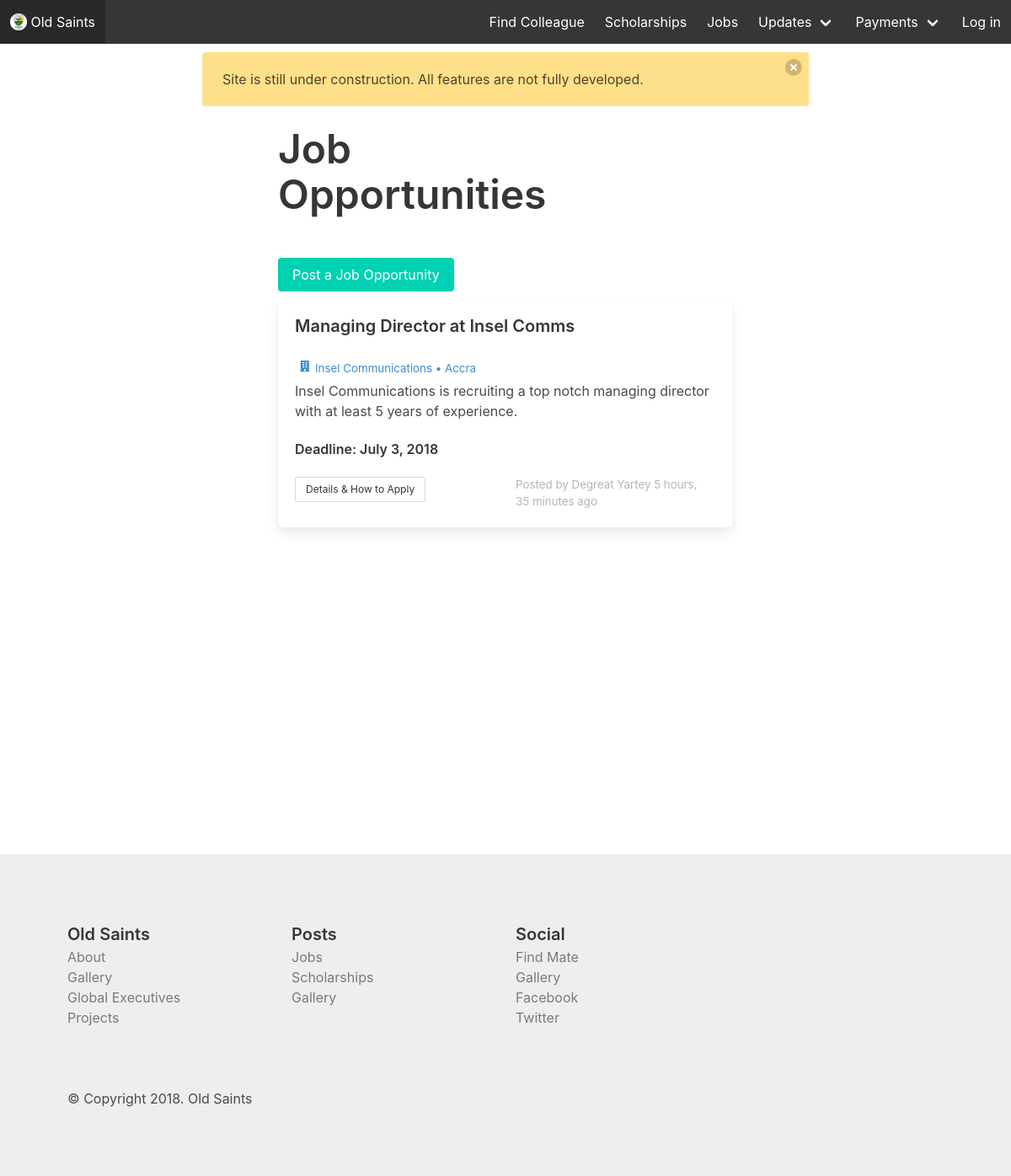
The app's page /jobs/, older data.
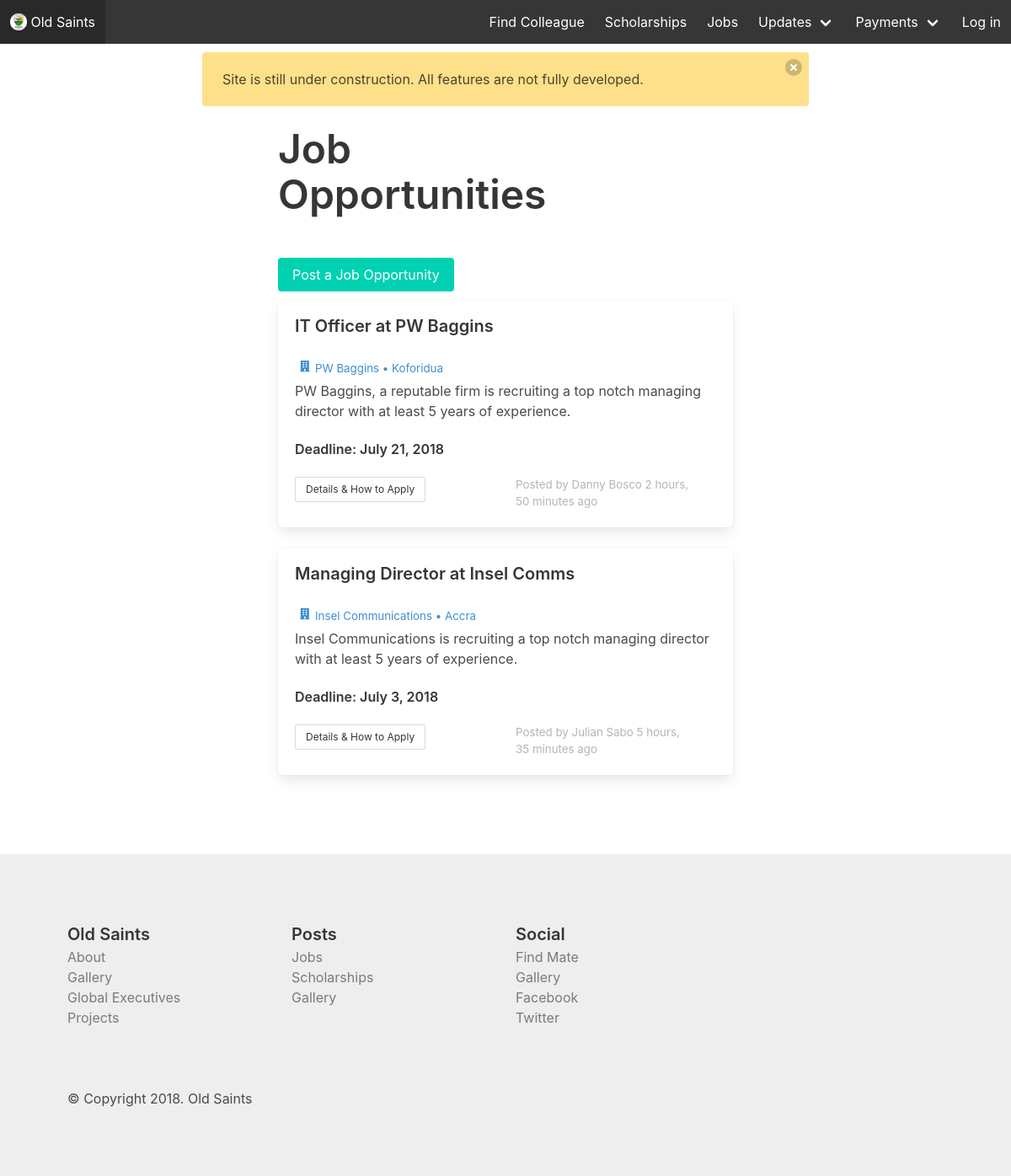
The same page, newer data.
### web/models.py (models this page shows, shortened)
class Job(models.Model):
    post_title = models.CharField(max_length=70)
    position = models.CharField(max_length=70)
    short_description = models.CharField(max_length=250)
    job_description = models.TextField()
    salary_range = models.CharField(max_length=60)
    location = models.CharField(max_length=70)
    company = models.CharField(max_length=70)
    how_to_apply = models.CharField(max_length=70)
    date_added = models.DateTimeField(auto_now_add=True)
    qualifications = models.CharField(max_length=100)
    deadline = models.DateField()
    posted_by = models.ForeignKey(Alumnum, related_name="jobs", on_delete=models.CASCADE)
    class Meta:
        ordering = ('-date_added', )

class Alumnum(models.Model):
    user = models.OneToOneField(User, related_name="alumnum", on_delete=models.CASCADE)
    mobile = models.CharField(max_length=17)
    telephone = models.CharField(max_length=17, blank=True)
    whatsapp = models.CharField(max_length=17, blank=True)
    facebook = models.CharField(max_length=100, blank=True)
    twitter = models.CharField(max_length=100, blank=True)
    instagram = models.CharField(max_length=100, blank=True)
    address_line_1 = models.CharField(max_length=50)
    address_line_2 = models.CharField(max_length=50)
    year_of_completion = models.IntegerField()
    exam_type = models.CharField(max_length=20) # o/a level, sss, wassce
    house = models.ForeignKey(House, related_name="alumni", on_delete=models.CASCADE)
    chapter = models.ForeignKey(Chapter, related_name="alumni", on_delete=models.CASCADE)
    member_id = models.CharField(max_length=20)
    profession = models.CharField(max_length=100)
    nickname = models.CharField(max_length=70, blank=True)
    reference_1 = models.TextField(blank=True)
    reference_2 = models.TextField(blank=True)
    verified = models.BooleanField(default=False)
    class Meta:
        verbose_name_plural = "Alumni"
    def __str__(self):
        return self.user.get_full_name()

### web/views.py (the view)
# urls.py: url(r'^jobs/$', views.jobs, name="jobs"),
def jobs(request):
    context = {
        "jobs": Job.objects.all()
    }
    return render(request, "web/jobs.html", context)

### web/templates/web/jobs.html
{% extends "web/base.html" %} {% block main_title %} Jobs {% endblock main_title %} {% block content %}
<div class="container centered-div">
    <div style="margin-top: 10px;">
        <p class="is-1 title" style="margin-bottom: 1em;">
            Job <br>Opportunities
        </p>
        <a href="{% url 'web:create_job_post' %}" class="button is-primary">Post a Job Opportunity</a>
    </div>
    {% for job in jobs %}
    <div class="box" style="margin-top: 10px;">
        <h5 class="is-5 title">{{ job.post_title }}</h5>
        <p style="font-size: 10pt; margin-bottom: 5px;" class="has-text-info">
            <span class="icon">
                <i class="fas fa-building"></i>
            </span>{{ job.company }} &bull; {{ job.location }}</p>
        <p>{{ job.short_description }}</p>
        <br>
        <p class="is-6 title">Deadline: {{job.deadline}}</p>
        <div class="columns">
            <div class="column">
                <a class="button is-small" href="{% url 'web:job_detail' job.id %}">Details &amp; How to Apply</a>
            </div>
            <div class="column">
                <p class="has-text-grey-light" style="font-size: 10pt;">Posted by {{job.posted_by}} {{job.date_added|timesince}} ago</p>
            </div>
        </div>
    </div>
    {% endfor %}
</div>
{% endblock content %}

### web/templates/web/base.html (shortened to what this page needs)
{% load static %}
<!DOCTYPE html>
<html lang="en">
<head>
    <link rel="stylesheet" href="https://cdnjs.cloudflare.com/ajax/libs/bulma/0.7.1/css/bulma.min.css" />
    <link rel="stylesheet" href="{% static 'web/css/main.css' %}">
</head>
<body>
    <header>
        <nav class="navbar is-dark" role="navigation" aria-label="main navigation">
            <div class="navbar-brand">
                <a class="navbar-item" href="/">
                    <img src="{% static 'web/images/oldsaints-01.png' %}" alt="Old Saints" width="20" height="20"> &nbsp;Old Saints
                </a>
            </div>
            <div class="navbar-menu">
                <div class="navbar-end">
                    <a class="navbar-item" href="{% url 'web:find_mate' %}">
                        Find Colleague
                    </a>
                    <a class="navbar-item" href="{% url 'web:scholarships' %}">
                        Scholarships
                    </a>
                    <a class="navbar-item" href="{% url 'web:jobs' %}">
                        Jobs
                    </a>
                    <div class="navbar-item has-dropdown is-hoverable">
                        <a class="navbar-link">
                            Updates
                        </a>
                    </div>
                    <div class="navbar-item has-dropdown is-hoverable">
                        <a class="navbar-link">
                            Payments
                        </a>
                    </div>
                    {% if user.is_authenticated %}
                    {% if user.is_superuser %}
                    <div class="navbar-item has-dropdown is-hoverable">
                        <a class="navbar-link">
                            {{user.get_full_name}}
                        </a>
                        <div class="navbar-dropdown is-boxed">
                            <a class="navbar-item" href="/admin/web/">
                                Admin Site
                            </a>
                            <a class="navbar-item" href="">
                                Profile
                            </a>
                        </div>
                    </div>
                    {% else %}
                    <a class="navbar-item" href="">
                        {{user.get_full_name}}
                    </a>
                    {% endif %} {% else %}
                    <a class="navbar-item" href="{% url 'web:login' %}">
                        Log in
                    </a>
                    {% endif %}
                </div>
            </div>
        </nav>
    </header>
    <div class="notification is-warning" style="width: 60%; margin-left: auto; margin-right: auto; margin-top: 10px;">
        <button class="delete"></button>
        Site is still under construction. All features are not fully developed.
    </div>
    <div class="content-block">
        {% block content %} {% endblock content %}
    </div>
    <footer>
        <div class="columns">
            <div class="column">
                <h4 class="is-size-5 has-text-weight-semibold  has-text-grey-darker">Old Saints</h4>
                <ul>
                    <li>
                        <a href="" class="has-text-grey">About</a>
                    </li>
                    <li>
                        <a href="" class="has-text-grey">Gallery</a>
                    </li>
                    <li>
                        <a href="" class="has-text-grey">Global Executives</a>
                    </li>
                    <li>
                        <a href="" class="has-text-grey">Projects</a>
                    </li>
                </ul>
            </div>
            <div class="column">
                <h4 class="is-size-5 has-text-weight-semibold  has-text-grey-darker">Posts</h4>
                <ul>
                    <li>
                        <a href="" class="has-text-grey">Jobs</a>
                    </li>
                    <li>
                        <a href="" class="has-text-grey">Scholarships</a>
                    </li>
                    <li>
                        <a href="" class="has-text-grey">Gallery</a>
                    </li>
                </ul>
            </div>
            <div class="column">
                <h4 class="is-size-5 has-text-weight-semibold  has-text-grey-darker">Social</h4>
                <ul>
                    <li>
                        <a href="" class="has-text-grey">Find Mate</a>
                    </li>
                    <li>
                        <a href="" class="has-text-grey">Gallery</a>
                    </li>
                    <li>
                        <a href="" class="has-text-grey">Facebook</a>
                    </li>
                    <li>
                        <a href="" class="has-text-grey">Twitter</a>
                    </li>
                </ul>
            </div>
            <div class="column">
            </div>
        </div>
        <br>
        <br> &copy; Copyright 2018. Old Saints
    </footer>
</body>
</html>

### web/static/web/css/main.css (style rules this page uses)
.centered-div { width: 45%; margin-left: auto; margin-right: auto; }
footer { margin-top: 4em; padding: 5em; background: #eee }
.content-block { min-height: 100vh; }

Row changes from the older to the newer data that the page shows:
added Job: post_title "IT Officer at PW Baggins", company "PW Baggins", location "Koforidua", short_description "PW Baggins, a reputable firm is recruiting a top notch managing director with at least 5 years of experience.", deadline "July 21, 2018", posted_by "Danny Bosco", date_added "2 hours, 50 minutes"
changed through a linked row, Job "Managing Director at Insel Comms": posted_by "Degreat Yartey" → "Julian Sabo"
